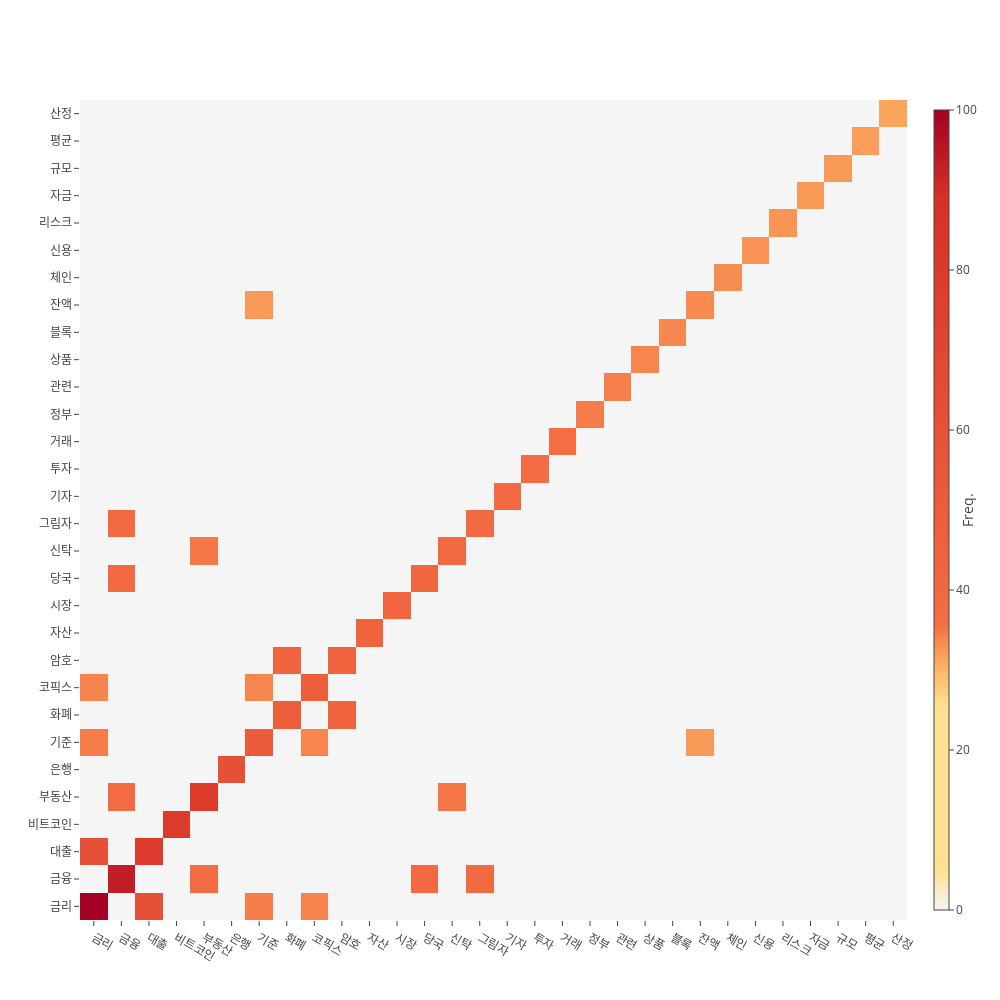

Notebook cell for this chart:
### Code cell
co.set_plotly()
co.get_co_matrix_graph(50)

### Figure 1 — Plotly figure (JSON) as saved in the notebook; plotly's stock layout.template omitted (floating-point values rounded to 4 significant figures; data arrays with more than 128 entries replaced by an {"elided": "..."} marker saying what was removed)
{"data": [{"colorbar": {"thickness": 15, "ticks": "outside", "title": "Freq.", "titleside": "right", "xanchor": "left"}, "colorscale": [[0, "rgb(245,245,245)"], [0.05111, "rgb(254,224,144)"], [0.1022, "rgb(254,224,144)"], [0.1533, "rgb(254,224,144)"], [0.2044, "rgb(254,224,144)"], [0.2556, "rgb(254,224,144)"], [0.3067, "rgb(253,174,97)"], [0.3578, "rgb(244,109,67)"], [0.8889, "rgb(215,48,39)"], [1, "rgb(165,0,38)"]], "type": "heatmap", "x": ["금리", "금융", "대출", "비트코인", "부동산", "은행", "기준", "화폐", "코픽스", "암호", "자산", "시장", "당국", "신탁", "그림자", "기자", "투자", "거래", "정부", "관련", "상품", "블록", "잔액", "체인", "신용", "리스크", "자금", "규모", "평균", "산정"], "y": ["금리", "금융", "대출", "비트코인", "부동산", "은행", "기준", "화폐", "코픽스", "암호", "자산", "시장", "당국", "신탁", "그림자", "기자", "투자", "거래", "정부", "관련", "상품", "블록", "잔액", "체인", "신용", "리스크", "자금", "규모", "평균", "산정"], "z": {"elided": "30x30 float values"}}], "layout": {"height": 1000, "width": 1000}}
